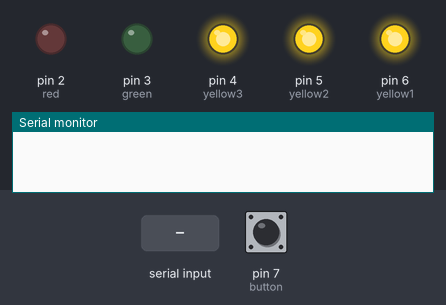
A sketch run on a simulated Arduino Uno, built with avr-gcc and run on an emulated ATmega328P. Shown: output pins drawn as LEDs (lit = HIGH), the last lines printed to the serial monitor. The test bench sets the inputs (shaded band); at power-on: pin 7 (button) HIGH.

Above: at 1.2 s.
1.3 s: pin 7 (button) pulled LOW for 0.15 s
3.8 s: "90,45\n" received over Serial
At 6.5 s:
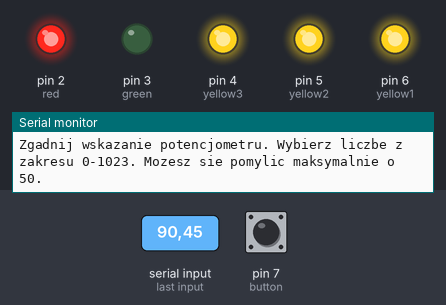
6.8 s: "30,150\n" received over Serial
At 7.6 s:
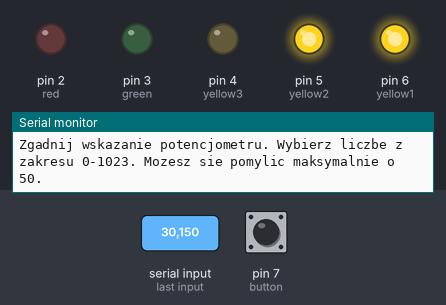
9.8 s: "3\n" received over Serial
At 16.5 s:
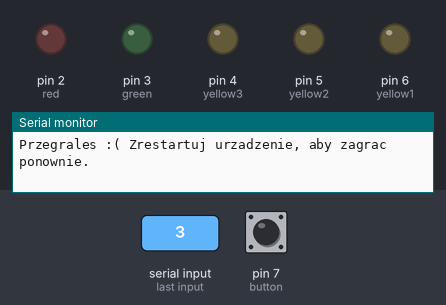
Timing chart, 0 to 16.8 s (numbered marks = the images above; inputs shaded):
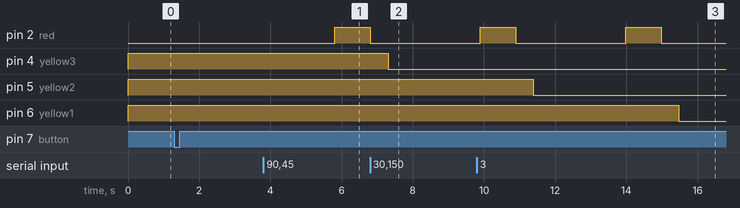

The sketch:

sketch_jan19h.ino
```cpp
//Przypisanie numerow portow do nazw mnemonicznych.
#define button 7
#define yellow1 6
#define yellow2 5
#define yellow3 4
#define green 3
#define red 2
#define resistor A5

int dac = 0; //Wskazania przetwornika DAC (0-1023).
int guess = 0; //Liczba wpisana przez uzytkownika.
int threshold = 50; //Margines bledu.
int thresholdFalse = 0; //Blad uzytkownika.
int generalFalse = 0; //Bledne odpowiedzi.
int yellowLed = 4; //Kolejne numery portow, do ktorych podpiete sa zolte ledy (symbolizujace ostale szanse).

void setup() {
  pinMode(button, INPUT_PULLUP);
  pinMode(yellow1, OUTPUT);
  pinMode(yellow2, OUTPUT);
  pinMode(yellow3, OUTPUT);
  pinMode(green, OUTPUT);
  pinMode(red, OUTPUT);

  Serial.begin(9600);

  digitalWrite(yellow1, HIGH);
  digitalWrite(yellow2, HIGH);
  digitalWrite(yellow3, HIGH);
  digitalWrite(green, LOW);
  digitalWrite(red, LOW);
}

void gra(){ //Glowna funkcja gry.
  Serial.println("Zgadnij wskazanie potencjometru. Wybierz liczbe z zakresu 0-1023. Mozesz sie pomylic maksymalnie o " + String(threshold) + "."); //Wyswietla instrukcje gry
  while(true) {
    if(Serial.available() > 0){ //Jesli w buforze portu szeregowego UART znajduja sie jakies bity to...
      guess = Serial.readStringUntil('/n').toInt(); //Przypisanie wpisanej przez uzytkownika wartosci 'String' do zmiennej 'guess'. Metoda 'toInt' zamienia wynik podany jako String w liczbe calkowita.

      delay(1000);
      if(guess >= 0 && guess <= 1023 + threshold){ //Jezeli wpisana przez uzytkownika liczba jest zgodna z glownym zakresem to...
        if(guess >= abs(dac - threshold) && guess <= dac + threshold){ //Jezeli wpisana przez uzytkownika liczba jest zgodna ze zwycieskim zakresem to...
          digitalWrite(green, HIGH);
          delay(1000);
          digitalWrite(green, LOW); //Migniecie zielonym ledem.

          delay(500);

          Serial.println("Brawo ! Udalo Ci sie odgadnac wskazania potencjometru.");
          Serial.println("Twoje przewidywania: " + String(guess));
          Serial.println("Wskazania potencjometru: " + String(dac));
          thresholdFalse = abs(dac - guess);
          Serial.println("Wartosc bledu: " + String(thresholdFalse));
          Serial.println("Zrestartuj urzadzenie, aby zagrac ponownie."); //Informacje w przypadku wygranej.
          while(true){}
        } else{ //Jezeli wpisana przez uzytkownika liczba nie jest zgodna ze zwycieskim zakresem to...

          generalFalse++;  //Zwieksza liczbe porazem (max. 3).
          digitalWrite(red, HIGH);
          delay(1000);
          digitalWrite(red, LOW); //Migniecie czerwonym ledem.

          delay(500);

          digitalWrite(yellowLed, LOW); //Zgaszenie zoltego led'a na znak utraty szansy.
          yellowLed++; //Oznaczenie kolejnego zoltego led'a w razie porazki.

          delay(500);
          if(generalFalse == 3){ //Jezeli liczba przegranych wyniosla 3 to...
            Serial.println("Przegrales :( Zrestartuj urzadzenie, aby zagrac ponownie.");
            while(true){} //Informacja w razie calkowitej porazki.
          } else{ //Jezeli liczba przegranych nie wyniosla 3 to...
          Serial.println("Bledna odpowiedz ! Sproboj ponownie... \n \n");
          gra(); //Informacja w razie pojedynczej porazki. Przejscie do kolejnego podejscia.
          }
        }
      } else{ //Jezeli wpisana przez uzytkownika liczba nie jest zgodna z glownym zakresem to...
        Serial.println("Wybierz liczbe z przedzialu 0-1023...");
        delay(1000);
        gra(); //Instrukcja dotyczaca przedzialu.
      }
    }
  }
}

void loop() {
  if(digitalRead(button) == (LOW)){ //Jezeli przycisk zostanie wcisniety...
    dac = analogRead(resistor); //Odczytanie wskazania DAC.
    delay(1000);
    gra(); //Przejscie do glownej funkcji.
  }
}
```

Measured:
- after the input at 3.8 s, pin 2 (red): LOW → HIGH after 2.0 s
- after the input at 9.8 s, pin 6 (yellow1): HIGH → LOW after 5.7 s
